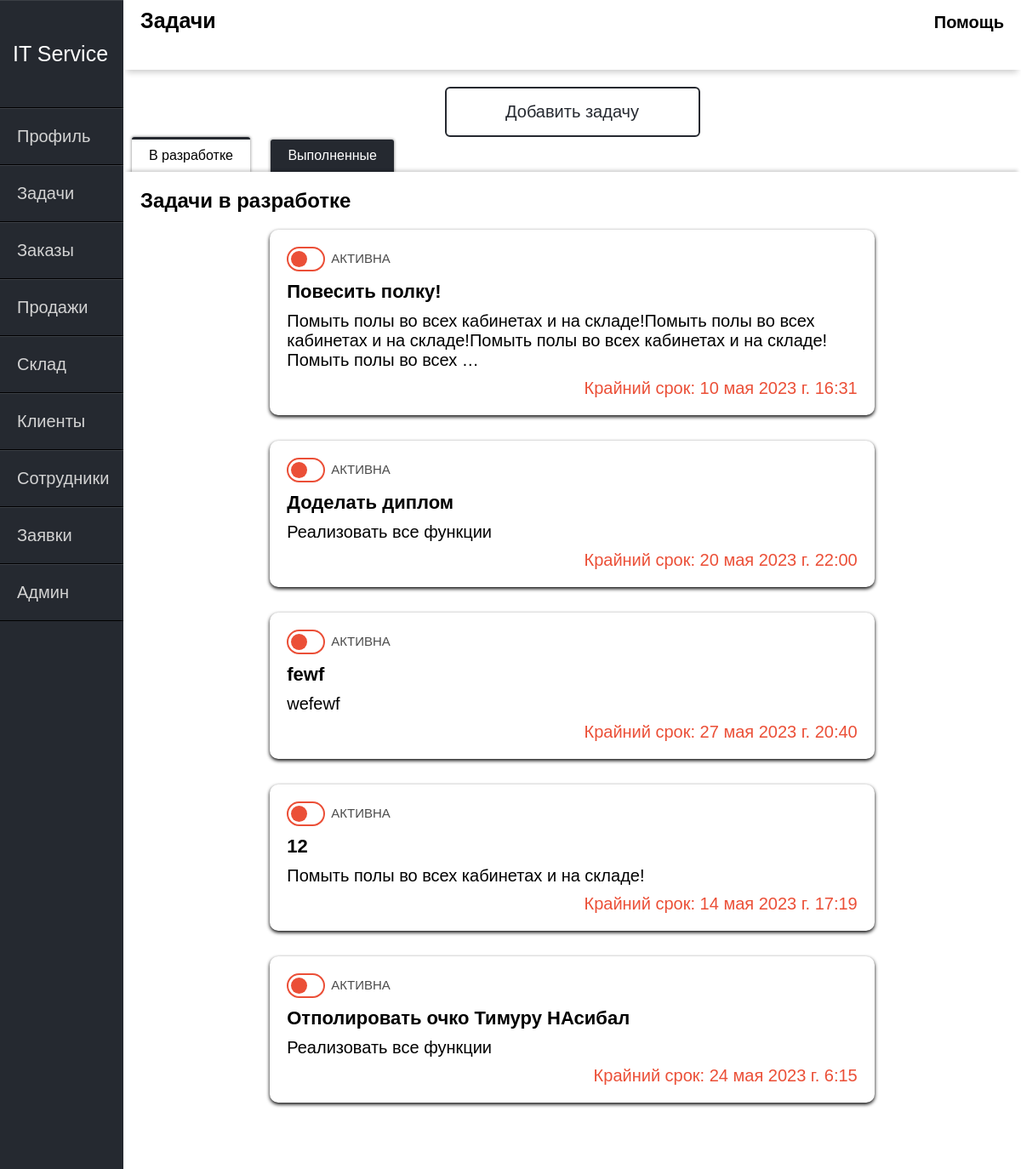
/tasks/ (signed in), run on an earlier commit of the app's database.
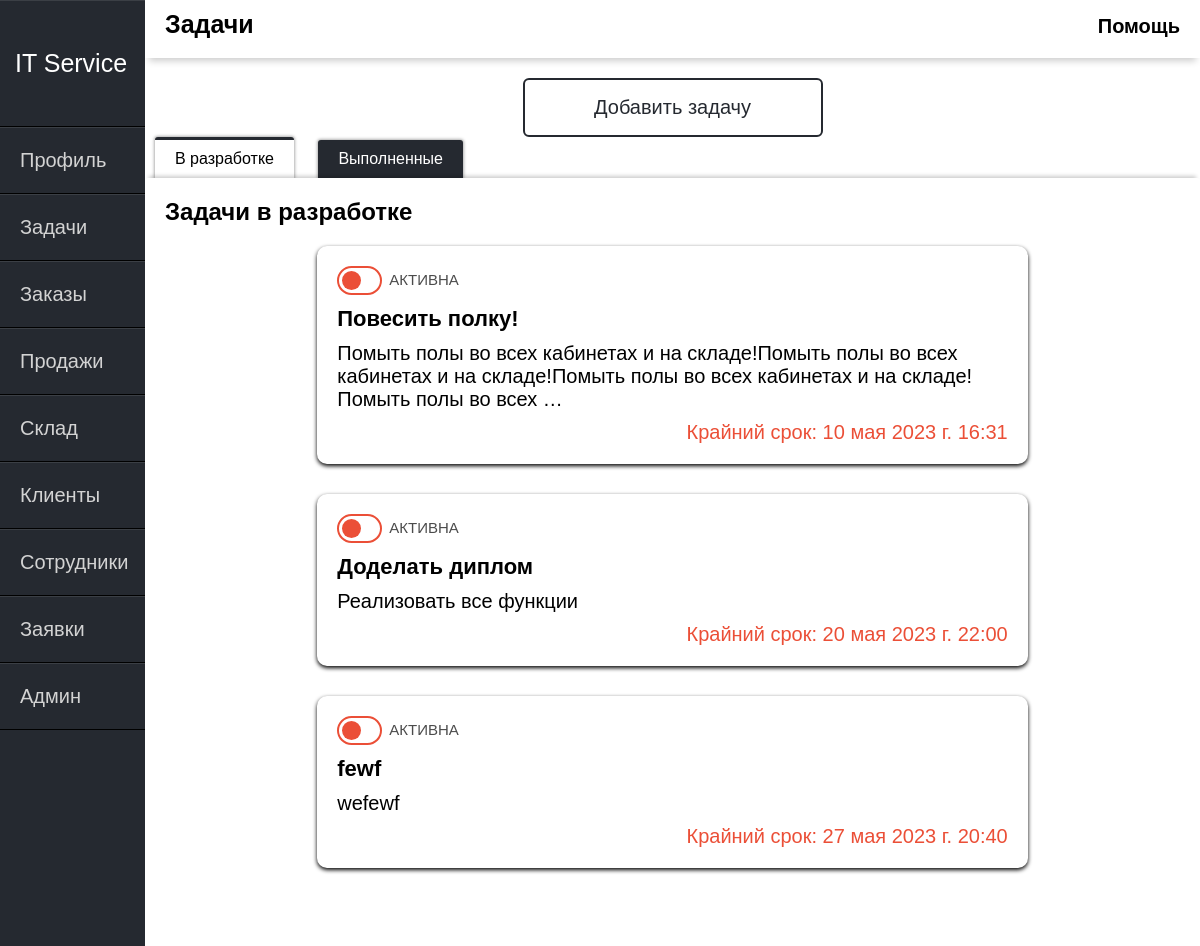
And on a later commit of the database.
### itservice/models.py (models this page shows, shortened)
class tasks(models.Model):
    task_name = models.CharField(max_length=50, verbose_name="Название задачи")
    task_description = models.CharField(max_length=1000, verbose_name="Описание задачи")
    task_time = models.DateTimeField(default=datetime.now, verbose_name="Крайний срок")
    task_active = models.BooleanField(default=True, verbose_name="Активна")

### itservice/views.py (the view)
# urls.py: path('tasks/', views.Tasks, name="tasks"),
def Tasks(request):
    if request.method == 'POST':
        form = AddTaskFrom(request.POST)
        if form.is_valid():
            form.save()
            return redirect('tasks')
    else:
        form = AddTaskFrom()
    task = tasks.objects.all()
    return render(request, 'itservice/tasks.html', {'task': task, 'form': form})

### itservice/templates/itservice/tasks.html (shortened to what this page needs)
{% extends 'itservice/main.html' %}
{% block content %}
<div class="header-name">
    Задачи
</div>
 <div class="help">
    <span class="tooltip" data-title="Это окно активных задач коллектива.
Назначайте задачи членам вашей команды или себе, чтобы все сделать вовремя.">Помощь</span>
 </div>
{% endblock %}
{% block content1 %}
<div class="main-window">
    {% if user.user_role == 'Администратор' or user.user_role == 'Менеджер' %}
  <button class="btn" id="open">Добавить задачу</button>
  {% else %}
  <div class="order_"></div>
  {%endif%}
    <div class="warpper">
        <div class="tabs">
            <label class="tab" id="one-tab" for="one">В разработке</label>
            <label class="tab" id="two-tab" for="two">Выполненные</label>
        </div>
        <div class="panels">
            <div class="panel" id="one-panel">
                <div class="panel-title">Задачи в разработке</div>
                {% for p in task%}
                 {% if p.task_active == 1 %}
                <div class="tasks">
                    <div>
                        <label class="toggler-wrapper ">
                            <div class="toggler-slider">
                                <div class="toggler-knob"></div>
                            </div>
                        </label>
                    </div>
                    <li class="task-inf">
                        <h1>{{p.task_name}}</h1>
                        <p class="desc">{{p.task_description|linebreaks|truncatewords:25}}</p>
                        <p class="time">Крайний срок: {{p.task_time}}</p>
                    </li>
                </div>
                {% endif %}
                {% endfor %}
            </div>
        </div>
    </div>
</div>
{% endblock %}

What changed in the data, as far as the page shows it:
no longer on this page (row edited): tasks: task_name "12", task_description "Помыть полы во всех кабинетах и на складе!", task_time "14 мая 2023 г. 17:19"
removed tasks: task_name "Отполировать очко Тимуру НАсибал", task_description "Реализовать все функции", task_time "24 мая 2023 г. 6:15"
